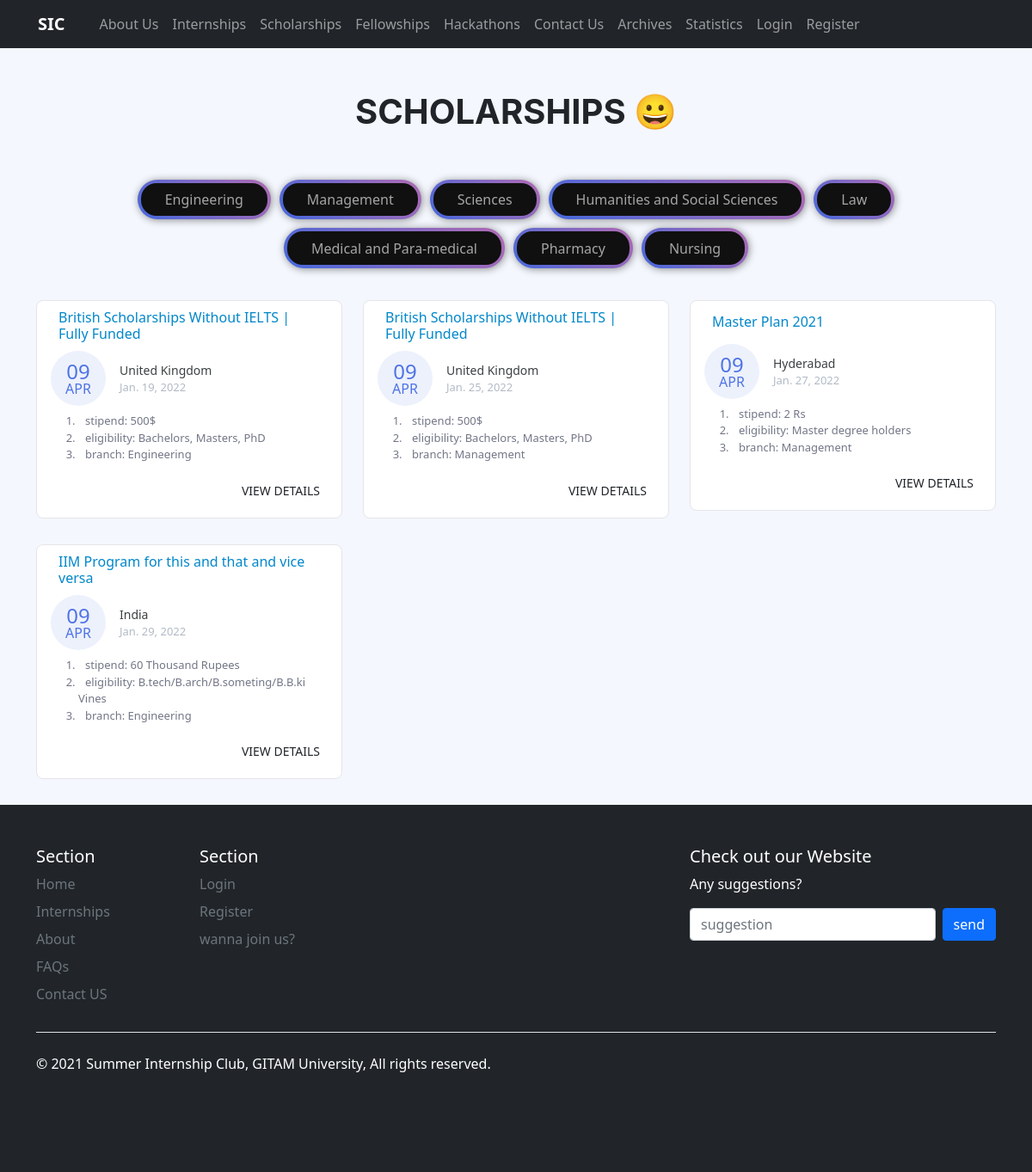
Before: /scholarships/ with the older database file.
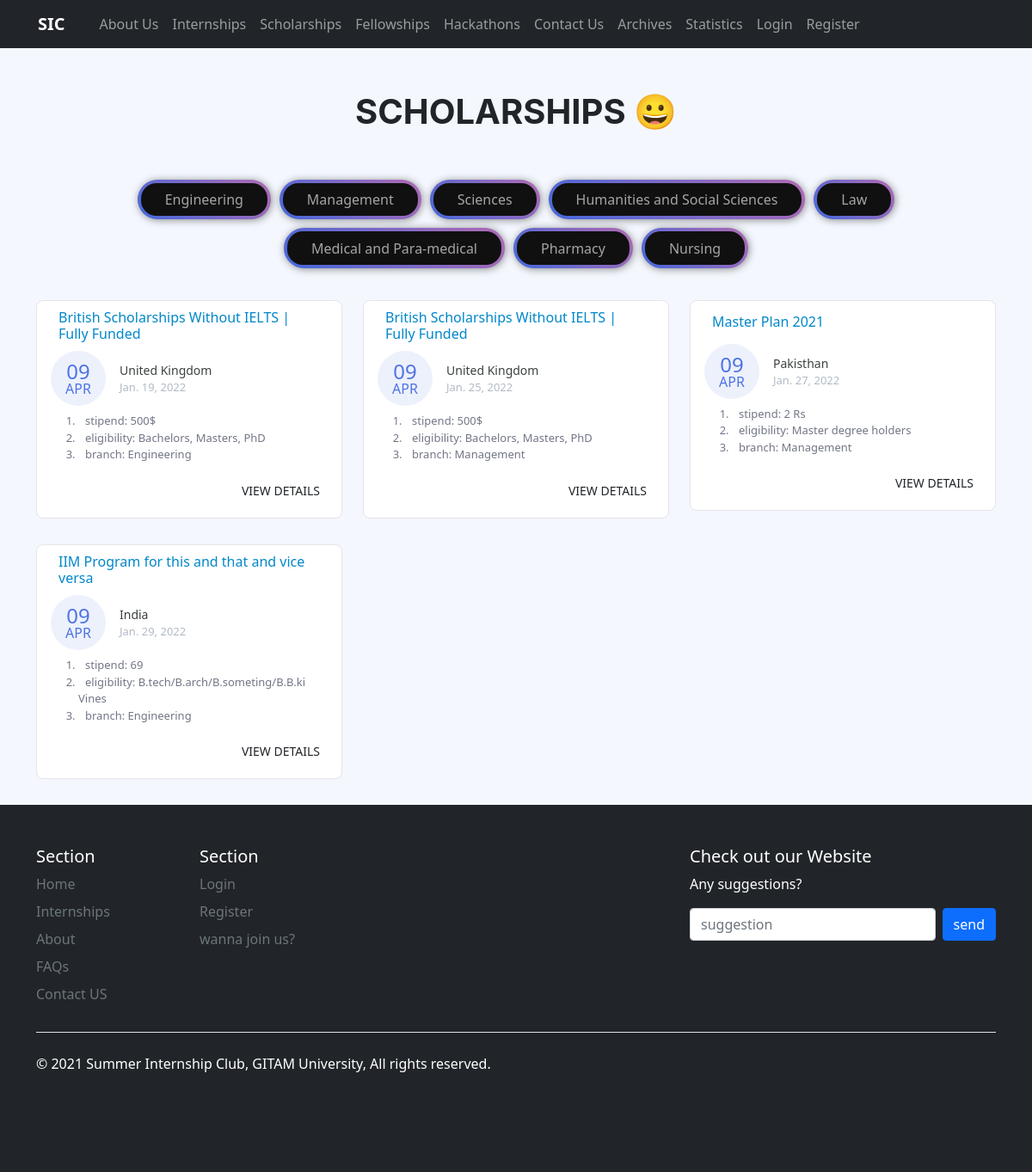
After: the same page with the newer database file.
### page/models.py (models this page shows, shortened)
class Scolarships(models.Model):
    name = models.CharField(max_length=150)
    eligibility = models.CharField(max_length=150)
    description = models.TextField()
    university_organization = models.CharField(max_length=100, null=True)
    stipend = models.CharField(max_length=80)
    duration = models.CharField(max_length=80)
    end_date = models.DateField()
    country = models.CharField(max_length=50)
    branch = models.CharField(max_length=50, choices=BRANCH_CHOICES, default='Everyone')
    referral_link = models.CharField(max_length=150, null=True)
    link_to_apply = models.CharField(max_length=150)
    date_posted = models.DateTimeField(default=timezone.now, blank=False)

### page/views.py (the view)
# urls.py: path('scholarships/', views.scholarships, name='page-scholarships'),
def scholarships(request):
    context = {
        'branches': branches,
        'count': Scolarships.objects.all().count(),
        'scholarships': Scolarships.objects.order_by('-date_posted')
    }
    return render(request, 'page/scholarships.html', context)

### page/templates/page/scholarships.html (shortened to what this page needs)
{% extends "page/base.html" %} {% block content %} {% load static %}
<div>
  <div class="heading"><h1>SCHOLARSHIPS 😀</h1></div>
  <div class="selectButtons">
    {% for branch in branches %}
    <a class="bn40" href="{% url 'scholarship_branch' branch %}"
      ><button class="bn30">{{branch}}</button></a>
    {% endfor %}
  </div>
</div>
<div class="container">
  <div class="row">
    {% for post in scholarships %}
    <div class="col-lg-4">
      <div class="card card-margin">
        <div class="card-header no-border">
          <h6 class="card-title hover-underline-animation">{{ post.name }}</h6>
        </div>
        <div class="card-body pt-0">
          <div class="widget-49">
            <div class="widget-49-title-wrapper">
              <div class="widget-49-date-primary">
                <span class="widget-49-date-day">09</span>
                <span class="widget-49-date-month">apr</span>
              </div>
              <div class="widget-49-meeting-info">
                <span class="widget-49-pro-title">{{ post.country }}</span>
                <span class="widget-49-meeting-time">{{ post.end_date }}</span>
              </div>
            </div>
            <ol class="widget-49-meeting-points">
              <li class="widget-49-meeting-item">
                <span>stipend: {{ post.stipend }} </span>
              </li>
              <li class="widget-49-meeting-item">
                <span>eligibility: {{ post.eligibility }}</span>
              </li>
              <li class="widget-49-meeting-item">
                <span>branch: {{ post.branch }}</span>
              </li>
            </ol>
            <div class="widget-49-meeting-action">
              <a href="{% url 'specific_scholarship' post.name %}"
                class="btn btn-sm btn-flash-border-primary">View Details</a>
            </div>
          </div>
        </div>
      </div>
    </div>
    {% endfor %}
  </div>
</div>
{% endblock content %}

Changed rows visible on the page:
changed Scolarships "2 Rs": country "Hyderabad" → "Pakisthan"
changed Scolarships "IIM Program for this and that and vice versa": stipend "60 Thousand Rupees" → "69"
